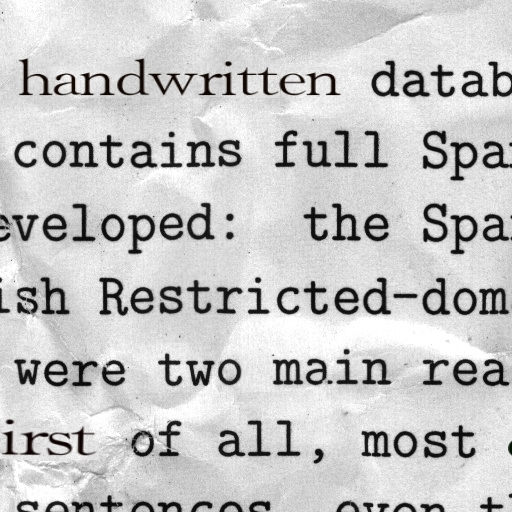
#> input picture data/salvaged_images/salvaged_1011.jpg, 512 x 512 px; its folder holds only this picture in this run
$ python -i signal_analysis.py   (imports and definitions only)   (older library calls are emulated)
#> lines starting #> are read from the running program, lines starting #| are printed output that depends on the picture
import cv2
import numpy as np
from PIL import Image, ImageChops, ImageEnhance
import os

class SignalForensicEngine:
    """
    Moteur A : Forensic de Signal (Image Analysis)
    Analyzes images for signs of tampering using ELA, DCT, and Luminance analysis.
    """

    def __init__(self):
        pass

    def perform_ela(self, image_path: str, quality: int = 90, context: dict = None) -> tuple[float, str]:
        """
        Error Level Analysis (ELA).
        Returns (score, heatmap_path).
        """
        if context is None: context = {}
        is_compressed = context.get("is_compressed_producer", False)

        try:
            original = Image.open(image_path).convert('RGB')

            # Save as temporary resaved image
            resaved_path = image_path + ".resaved.jpg"
            original.save(resaved_path, 'JPEG', quality=quality)
            resaved = Image.open(resaved_path)

            # Calculate difference
            ela_image = ImageChops.difference(original, resaved)
            extrema = ela_image.getextrema()
            max_diff = max([ex[1] for ex in extrema])

            # Scale for better visualization
            scale = 255.0 / max_diff if max_diff > 0 else 1
            ela_image = ImageEnhance.Brightness(ela_image).enhance(scale)

            # Generate Heatmap for UI
            # ----------------------
            np_ela = np.array(ela_image)
            # Create a JET heatmap using OpenCV
            gray_ela = cv2.cvtColor(np_ela, cv2.COLOR_RGB2GRAY)
            heatmap = cv2.applyColorMap(gray_ela, cv2.COLORMAP_JET)

            # Blend with original for context
            original_np = np.array(original)
            original_cv = cv2.cvtColor(original_np, cv2.COLOR_RGB2BGR)
            # Resize original to match heatmap if needed (should match already)
            blended = cv2.addWeighted(original_cv, 0.4, heatmap, 0.6, 0)

            # Save heatmap in static folder
            filename = os.path.basename(image_path) + "_heatmap.jpg"
            static_dir = os.path.join(os.getcwd(), "static")
            if not os.path.exists(static_dir): os.makedirs(static_dir)
            heatmap_save_path = os.path.join(static_dir, filename)
            cv2.imwrite(heatmap_save_path, blended)

            # Calculate Score
            p99 = np.percentile(gray_ela, 99.5)
            mean_score = np.mean(gray_ela)
            score = (p99 * 0.7) + (mean_score * 0.3)

            if is_compressed:
                score = max(0, score - 15.0)

            # Cleanup resaved
            if os.path.exists(resaved_path):
                os.remove(resaved_path)

            return float(score), f"/static/{filename}"
        except Exception as e:
            print(f"Error in ELA: {e}")
            return 0.0, ""

    def perform_noise_analysis(self, image_path: str) -> float:
        """
        Detects anomalies in the image noise floor.
        Added objects from external sources often have mismatched noise profiles.
        """
        try:
            img = cv2.imread(image_path)
            if img is None: return 0.0

            gray = cv2.cvtColor(img, cv2.COLOR_BGR2GRAY).astype(np.float64)
            h, w = gray.shape
            block_size = 16

            variances = []
            for y in range(0, h - block_size, block_size):
                for x in range(0, w - block_size, block_size):
                    block = gray[y:y+block_size, x:x+block_size]
                    variances.append(np.var(block))

            if not variances: return 0.0

            vars_np = np.array(variances)
            mean_v = np.mean(vars_np)
            std_v = np.std(vars_np)

            # Count blocks that are extreme outliers (> 4 sigma)
            # This indicates 'Splicing' or local retouching
            outliers = np.sum(vars_np > (mean_v + 4 * std_v))

            # Normalized score based on outlier density
            score = (outliers / len(variances)) * 1000
            return float(score)
        except Exception as e:
            print(f"Error in Noise Analysis: {e}")
            return 0.0

    def analyze_luminance_gradient(self, image_path: str) -> bool:
        """
        Detects abnormal lighting changes on text areas.
        This is a simplified implementation looking for global inconsistencies.
        Returns True if suspicious.
        """
        try:
            img = cv2.imread(image_path)
            gray = cv2.cvtColor(img, cv2.COLOR_BGR2GRAY)

            # Calculate gradient magnitude
            sobelx = cv2.Sobel(gray, cv2.CV_64F, 1, 0, ksize=5)
            sobely = cv2.Sobel(gray, cv2.CV_64F, 0, 1, ksize=5)
            magnitude = np.sqrt(sobelx**2 + sobely**2)

            mean_mag = np.mean(magnitude)
            std_mag = np.std(magnitude)

            # Heuristic: High variance in gradients on a document might indicate patching
            # This is a very rough heuristic for the MVP.
            if std_mag > 50: # Threshold would need calibration
                return True
            return False
        except Exception as e:
            print(f"Error in Luminance Analysis: {e}")
            return False

    def detect_clones(self, image_path: str) -> int:
        """
        Detects Copy-Move forgery by comparing hashes of small image blocks.
        """
        from collections import defaultdict
        block_size = 32
        step = 16 # Larger step for speed in production

        try:
            img = cv2.imread(image_path)
            if img is None: return 0

            gray = cv2.cvtColor(img, cv2.COLOR_BGR2GRAY)
            gray = cv2.GaussianBlur(gray, (3, 3), 0)

            h, w = gray.shape
            hashes = defaultdict(list)

            for y in range(0, h - block_size, step):
                for x in range(0, w - block_size, step):
                    block = gray[y:y+block_size, x:x+block_size]

                    # IGNORE FLAT AREAS (White background, solid colors)
                    # This prevents false positives on page margins/headers
                    if np.std(block) < 15:
                        continue

                    avg = block.mean()
                    bool_hash = tuple((block > avg).flatten())
                    hashes[bool_hash].append((x, y))

            match_count = 0
            for locs in hashes.values():
                if len(locs) > 1:
                    # Check spatial distance
                    for i in range(len(locs)):
                        for j in range(i + 1, len(locs)):
                            dist = ((locs[i][0] - locs[j][0])**2 + (locs[i][1] - locs[j][1])**2)**0.5
                            if dist > block_size * 3:
                                match_count += 1
                                break # Stop at first match for this hash to avoid combinatorial explosion

            return match_count
        except Exception as e:
            print(f"Error in Clone Detection: {e}")
            return 0

    def analyze(self, image_path: str, context: dict = None) -> dict:
        ela_score, heatmap_path = self.perform_ela(image_path, context=context)
#> in perform_ela, original is the input picture: PIL image 512x512 RGB; mean R, G, B 199.3, 199.2, 199.1
#> in perform_ela, `ela_image = ImageChops.difference(original, resaved)`:
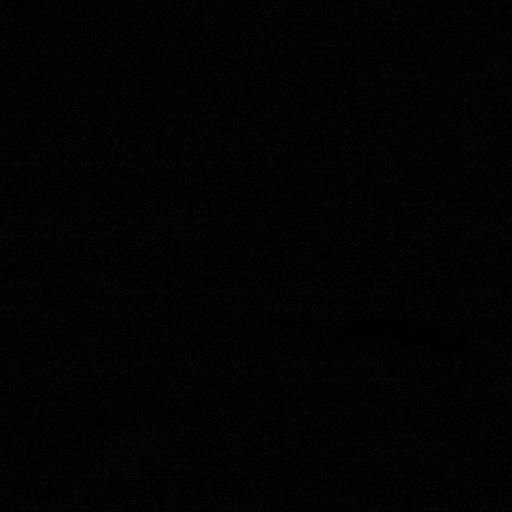
#> ela_image: PIL image 512x512 RGB; mean R, G, B 3, 3, 3.01
#> in perform_ela, `extrema = ela_image.getextrema()`: extrema = ((0, 20), (0, 20), (0, 20))
#> in perform_ela, `max_diff = max([ex[1] for ex in extrema])`: max_diff = 20
#> in perform_ela, `scale = 255.0 / max_diff if max_diff > 0 else 1`: scale = 12.75
#> in perform_ela, `ela_image = ImageEnhance.Brightness(ela_image).enhance(scale)`:
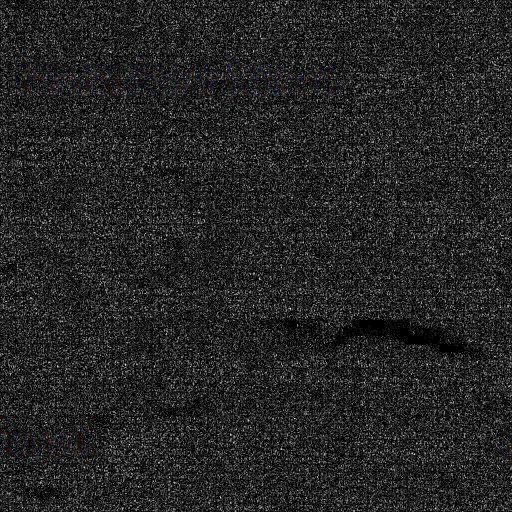
#> ela_image: PIL image 512x512 RGB; mean R, G, B 37.9, 37.8, 37.9
#> in perform_ela, `heatmap = cv2.applyColorMap(gray_ela, cv2.COLORMAP_JET)`:
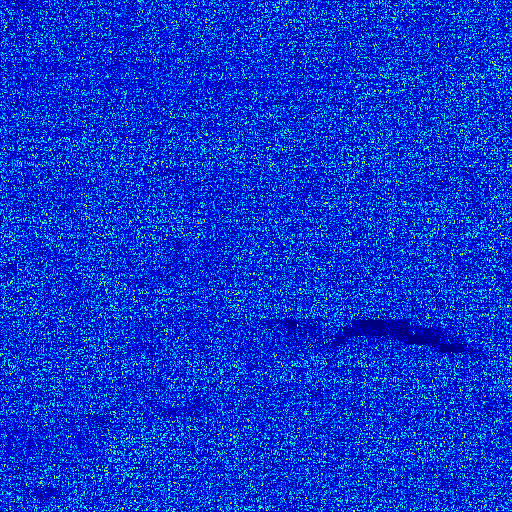
#> heatmap: shape (512, 512, 3); mean B, G, R 215.1, 54.7, 4.4
#> in perform_ela, `blended = cv2.addWeighted(original_cv, 0.4, heatmap, 0.6, 0)`:
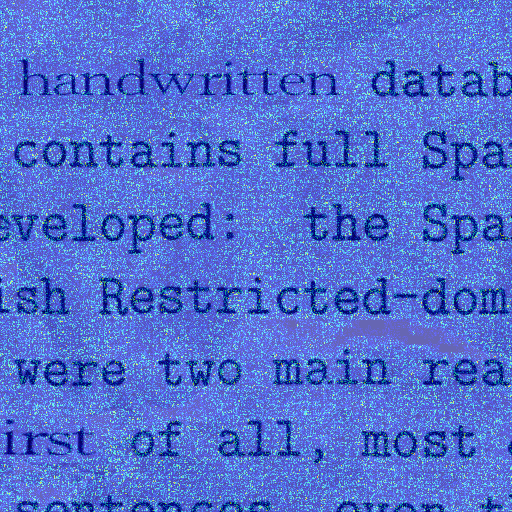
#> blended: shape (512, 512, 3); mean B, G, R 208.7, 112.5, 82.4
#> in perform_ela, `p99 = np.percentile(gray_ela, 99.5)`: p99 = 140
#> in perform_ela, `mean_score = np.mean(gray_ela)`: mean_score = 37.83
#> in perform_ela, `score = (p99 * 0.7) + (mean_score * 0.3)`: score = 109.3
#> ela_score = 109.3; heatmap_path = '/static/salvaged_1011.jpg_heatmap.jpg'
        luminance_suspicious = self.analyze_luminance_gradient(image_path)
#> in analyze_luminance_gradient, `sobelx = cv2.Sobel(gray, cv2.CV_64F, 1, 0, ksize=5)`:
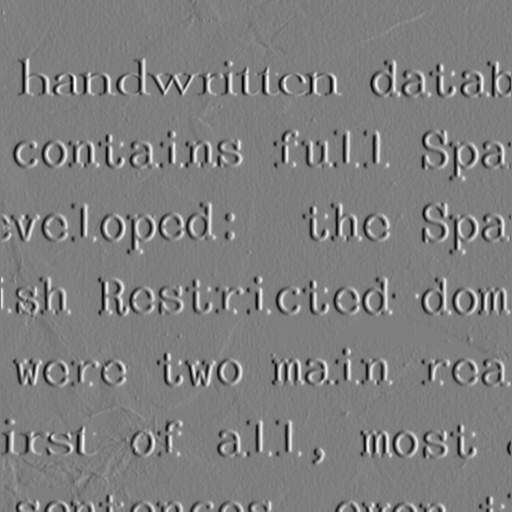
#> sobelx: shape (512, 512) float64; min -10629, max 10687, mean -1.9; drawn with min black and max white
#> in analyze_luminance_gradient, `sobely = cv2.Sobel(gray, cv2.CV_64F, 0, 1, ksize=5)`:
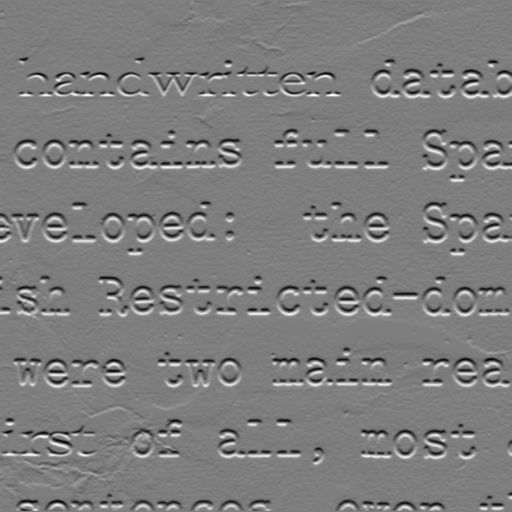
#> sobely: shape (512, 512) float64; min -10691, max 10931, mean -14.3; drawn with min black and max white
#> in analyze_luminance_gradient, `magnitude = np.sqrt(sobelx**2 + sobely**2)`:
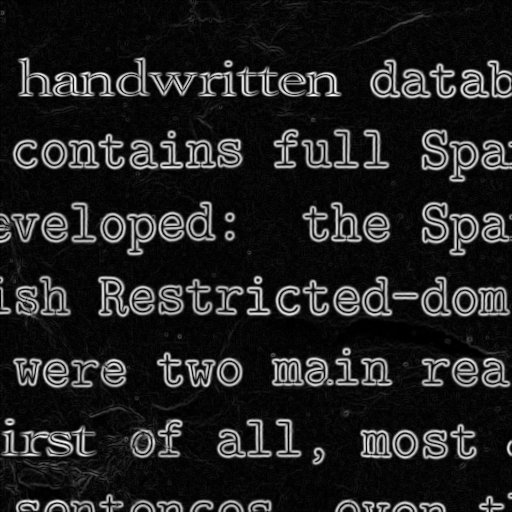
#> magnitude: shape (512, 512) float64; min 0, max 11137, mean 1465.5; drawn with min black and max white
#> in analyze_luminance_gradient, `mean_mag = np.mean(magnitude)`: mean_mag = 1465.5
#> in analyze_luminance_gradient, `std_mag = np.std(magnitude)`: std_mag = 2393.9
        noise_score = self.perform_noise_analysis(image_path)
#> after the loop in perform_noise_analysis, `for y in range(0, h - block_size, block_size):`: variances = 961 values, max 8589.7 at index 185, min 0.801 at index 643, mean 2330
#> in perform_noise_analysis, `vars_np = np.array(variances)`: vars_np has the same summary as variances
#> in perform_noise_analysis, `mean_v = np.mean(vars_np)`: mean_v = 2330
#> in perform_noise_analysis, `std_v = np.std(vars_np)`: std_v = 2895.6
#> in perform_noise_analysis, `outliers = np.sum(vars_np > (mean_v + 4 * std_v))`: outliers = 0
#> noise_score = 0

        results = {
            "ela_score": ela_score,
            "heatmap_path": heatmap_path,
            "luminance_anomaly": luminance_suspicious,
            "clones_detected": self.detect_clones(image_path),
            "noise_score": noise_score
        }
#> results = {'ela_score': 109.3, 'heatmap_path': '/static/salvaged_1011.jpg_heatmap.jpg', 'luminance_anomaly': True, 'clones_detected': 0, 'noise_score': 0}
        return results

>>> result = SignalForensicEngine().analyze('../../data/salvaged_images/salvaged_1011.jpg')
#> result has the same summary as results in analyze

$ run again, on data/salvaged_images/salvaged_1014.jpg
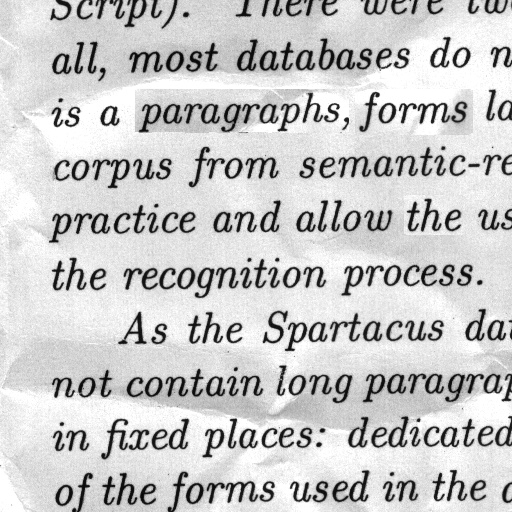
#> input picture data/salvaged_images/salvaged_1014.jpg, 512 x 512 px
#> in perform_ela, original is the input picture: PIL image 512x512 RGB; min 2, max 255, mean 201.9
#> extrema = ((0, 20), (0, 20), (0, 20))
#> max_diff = 20
#> scale = 12.75
#> p99 = 153
#> mean_score = 38.65
#> in perform_ela, `score = (p99 * 0.7) + (mean_score * 0.3)`: score = 118.7
#> heatmap_path = '/static/salvaged_1014.jpg_heatmap.jpg'
#> in analyze_luminance_gradient, `magnitude = np.sqrt(sobelx**2 + sobely**2)`:
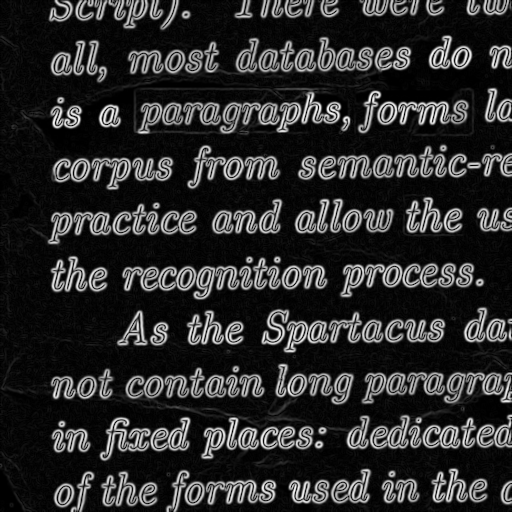
#> magnitude: shape (512, 512) float64; min 0, max 11058.8, mean 1866.9; drawn with min black and max white
#> mean_mag = 1866.9
#> std_mag = 2679.5
#> after the loop in perform_noise_analysis, `for y in range(0, h - block_size, block_size):`: variances = 961 values, max 9062.8 at index 120, min 2.42 at index 252, mean 2757.1
#> vars_np has the same summary as variances
#> mean_v = 2757.1
#> std_v = 2676.8
#> outliers = 0
#> in detect_clones, `gray = cv2.GaussianBlur(gray, (3, 3), 0)`:
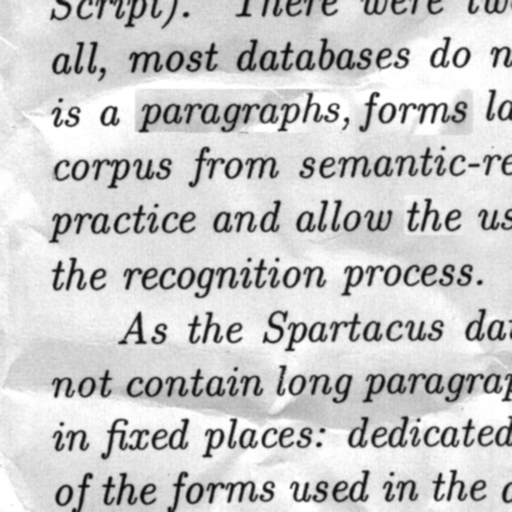
#> gray: shape (512, 512); min 9, max 255, mean 201.9
#> results = {'ela_score': 118.7, 'heatmap_path': '/static/salvaged_1014.jpg_heatmap.jpg', 'luminance_anomaly': True, 'clones_detected': 0, 'noise_score': 0}
#> result has the same summary as results in analyze

$ run again, on data/salvaged_images/salvaged_1035.jpg
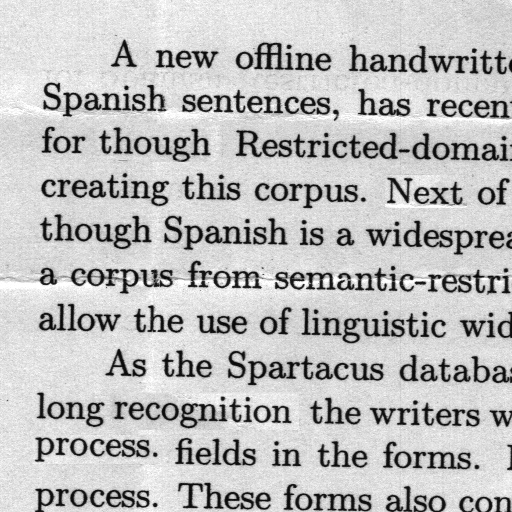
#> input picture data/salvaged_images/salvaged_1035.jpg, 512 x 512 px
#> in perform_ela, original is the input picture: PIL image 512x512 RGB; min 1, max 255, mean 190.4
#> extrema = ((0, 21), (0, 21), (0, 21))
#> max_diff = 21
#> scale = 12.14
#> p99 = 145
#> mean_score = 39.33
#> in perform_ela, `score = (p99 * 0.7) + (mean_score * 0.3)`: score = 113.3
#> heatmap_path = '/static/salvaged_1035.jpg_heatmap.jpg'
#> in analyze_luminance_gradient, `magnitude = np.sqrt(sobelx**2 + sobely**2)`:
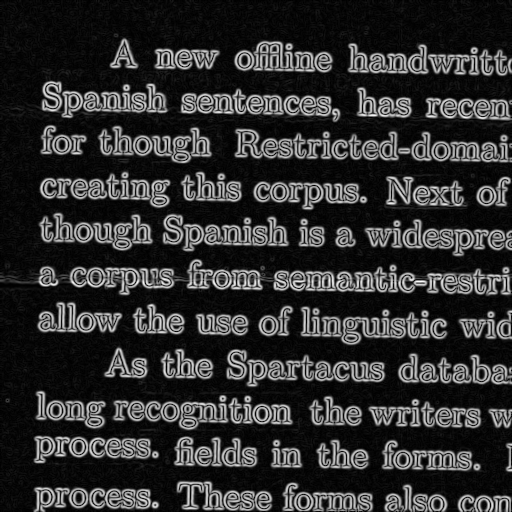
#> magnitude: shape (512, 512) float64; min 0, max 11164.6, mean 2053.4; drawn with min black and max white
#> mean_mag = 2053.4
#> std_mag = 2671
#> after the loop in perform_noise_analysis, `for y in range(0, h - block_size, block_size):`: variances = 961 values, max 7630 at index 547, min 45.26 at index 430, mean 2807.5
#> vars_np has the same summary as variances
#> mean_v = 2807.5
#> std_v = 2521.9
#> outliers = 0
#> in detect_clones, `gray = cv2.GaussianBlur(gray, (3, 3), 0)`:
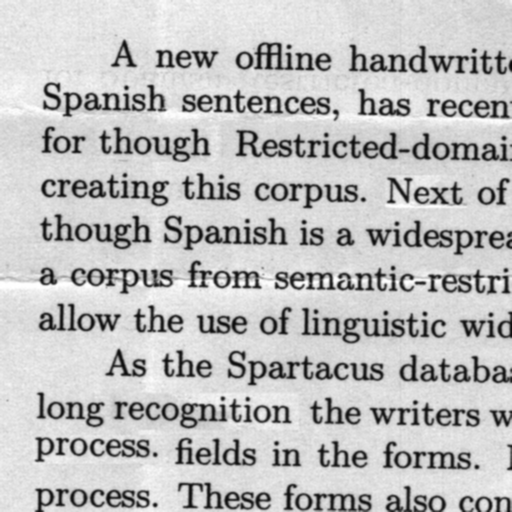
#> gray: shape (512, 512); min 9, max 255, mean 190.4
#> results = {'ela_score': 113.3, 'heatmap_path': '/static/salvaged_1035.jpg_heatmap.jpg', 'luminance_anomaly': True, 'clones_detected': 0, 'noise_score': 0}
#> result has the same summary as results in analyze

$ run again, on data/salvaged_images/salvaged_1036.jpg
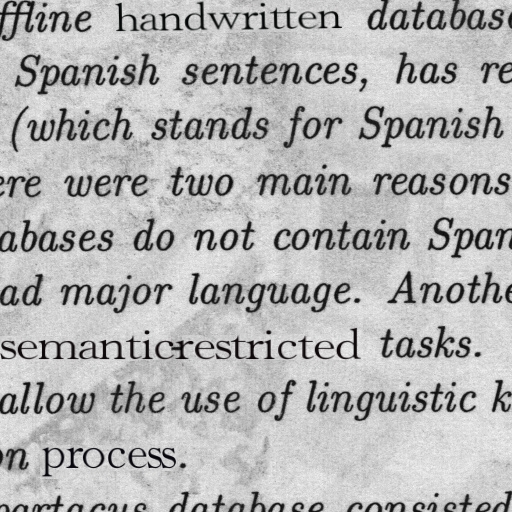
#> input picture data/salvaged_images/salvaged_1036.jpg, 512 x 512 px
#> in perform_ela, original is the input picture: PIL image 512x512 RGB; mean R, G, B 181.2, 181.2, 181.2
#> extrema = ((0, 20), (0, 20), (0, 20))
#> max_diff = 20
#> scale = 12.75
#> p99 = 140
#> mean_score = 39.01
#> in perform_ela, `score = (p99 * 0.7) + (mean_score * 0.3)`: score = 109.7
#> heatmap_path = '/static/salvaged_1036.jpg_heatmap.jpg'
#> in analyze_luminance_gradient, `magnitude = np.sqrt(sobelx**2 + sobely**2)`:
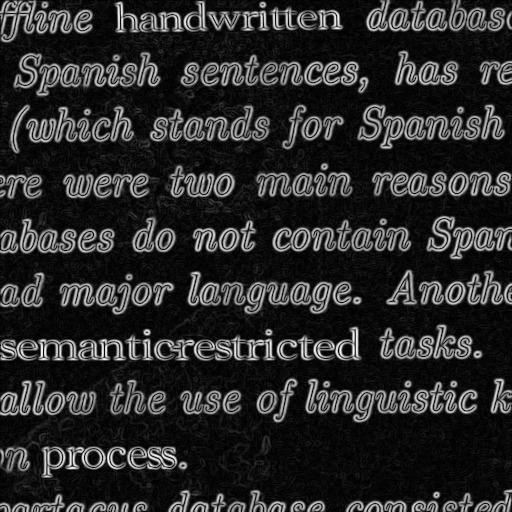
#> magnitude: shape (512, 512) float64; min 0, max 10508, mean 1746.7; drawn with min black and max white
#> mean_mag = 1746.7
#> std_mag = 2278.7
#> after the loop in perform_noise_analysis, `for y in range(0, h - block_size, block_size):`: variances = 961 values, max 6416.8 at index 42, min 38.95 at index 508, mean 2096.5
#> vars_np has the same summary as variances
#> mean_v = 2096.5
#> std_v = 2000.3
#> outliers = 0
#> results = {'ela_score': 109.7, 'heatmap_path': '/static/salvaged_1036.jpg_heatmap.jpg', 'luminance_anomaly': True, 'clones_detected': 0, 'noise_score': 0}
#> result has the same summary as results in analyze
